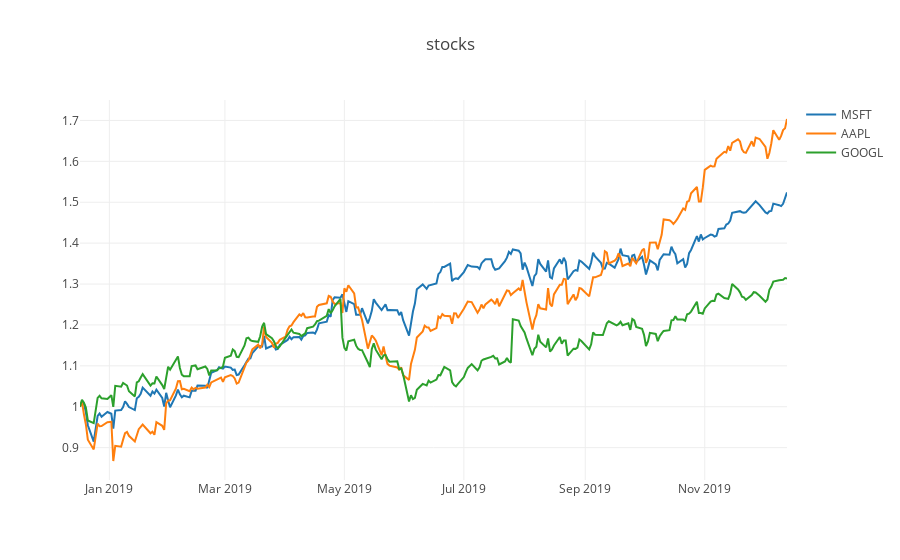

Notebook code for this chart:
### Code cell
import plotly.offline as py
import plotly.graph_objs as go
py.init_notebook_mode(connected = True)

data = []
for stock in stocks.listOfStocks:
    data.append(
        go.Scatter(
            x = stock.time,
            y = stock.valsNorm,
            name = stock.name
        )
    )
layout = go.Layout(
  title = 'stocks',
  yaxis = dict(
    hoverformat = '.3g'
  )
)
fig = go.Figure(data=data,layout=layout)
py.iplot(fig)

### Figure 1 — Plotly figure (JSON) as saved in the notebook; plotly's stock layout.template omitted (floating-point values rounded to 4 significant figures; data arrays with more than 128 entries replaced by an {"elided": "..."} marker saying what was removed)
{"data": [{"name": "MSFT", "type": "scatter", "uid": "617d5bae-1fad-11ea-a116-646e69d489b6", "x": {"elided": "251 str values"}, "y": {"elided": "251 float values"}}, {"name": "AAPL", "type": "scatter", "uid": "617d5baf-1fad-11ea-a757-646e69d489b6", "x": {"elided": "251 str values"}, "y": {"elided": "251 float values"}}, {"name": "GOOGL", "type": "scatter", "uid": "617d6fc2-1fad-11ea-a884-646e69d489b6", "x": {"elided": "251 str values"}, "y": {"elided": "251 float values"}}], "layout": {"title": "stocks", "yaxis": {"hoverformat": ".3g"}}}
